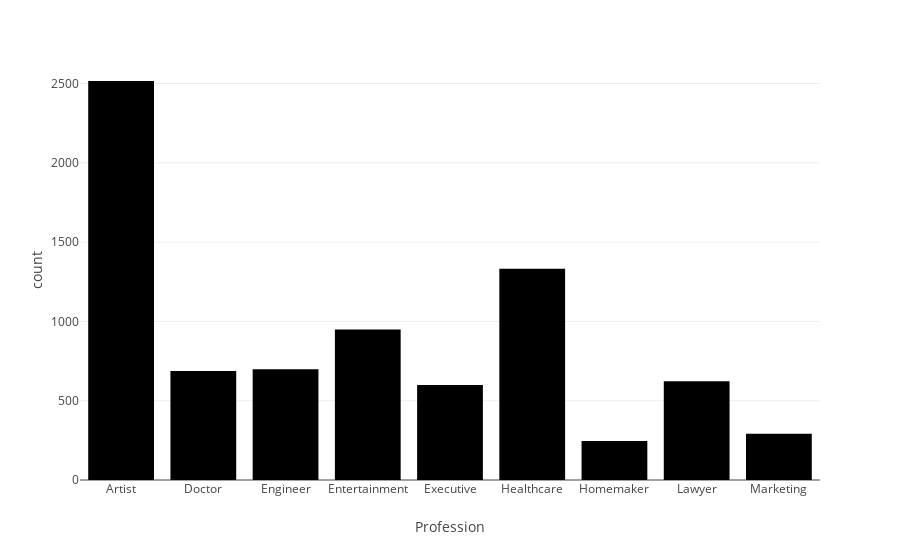

The notebook cell saved with this chart:
### Code cell
fig = px.histogram(df.sort_values("Profession"), x="Profession", barmode="group")
fig

### Figure 1 — Plotly figure (JSON) as saved in the notebook; plotly's stock layout.template omitted (floating-point values rounded to 4 significant figures; data arrays with more than 128 entries replaced by an {"elided": "..."} marker saying what was removed)
{"data": [{"alignmentgroup": "True", "bingroup": "x", "hovertemplate": "Profession=%{x}<br>count=%{y}<extra></extra>", "legendgroup": "", "marker": {"color": "#000001", "pattern": {"shape": ""}}, "name": "", "offsetgroup": "", "orientation": "v", "showlegend": false, "type": "histogram", "x": {"elided": "8068 str values"}, "xaxis": "x", "yaxis": "y"}], "layout": {"barmode": "group", "legend": {"tracegroupgap": 0}, "margin": {"t": 60}, "xaxis": {"anchor": "y", "domain": [0, 1], "title": {"text": "Profession"}}, "yaxis": {"anchor": "x", "domain": [0, 1], "title": {"text": "count"}}}}
